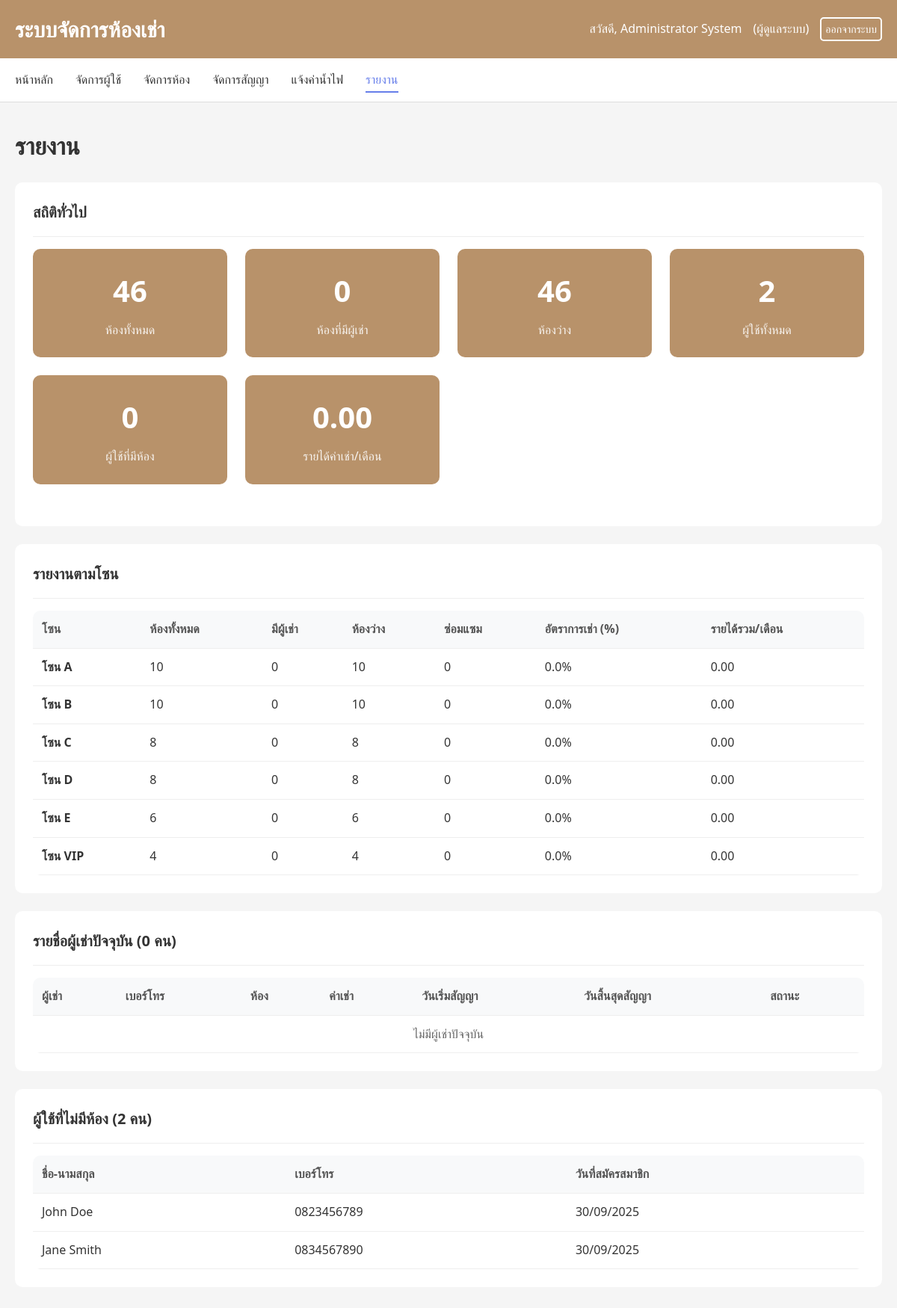
Screenshot of /pages/admin/reports.php (signed in) with the database file from the repository.
### tables this page shows
CREATE TABLE users (
    user_id INT AUTO_INCREMENT PRIMARY KEY,
    username VARCHAR(100) NOT NULL UNIQUE,
    password VARCHAR(255) NOT NULL,
    role ENUM('admin', 'user') DEFAULT 'user',
    first_name VARCHAR(100) NOT NULL,
    last_name VARCHAR(100) NOT NULL,
    phone VARCHAR(20),
    emergency_contact VARCHAR(20),
    status ENUM('active', 'inactive') DEFAULT 'active',
    has_room BOOLEAN DEFAULT FALSE,
    created_at TIMESTAMP DEFAULT CURRENT_TIMESTAMP,
    updated_at TIMESTAMP DEFAULT CURRENT_TIMESTAMP ON UPDATE CURRENT_TIMESTAMP
);

### includes/config.php (called while the page is built, shortened)
<?php
function h($string) {
    return htmlspecialchars($string, ENT_QUOTES, 'UTF-8');
}
function formatDate($date) {
    return date('d/m/Y', strtotime($date));
}
function formatMoney($amount) {
    return number_format($amount, 2) . '';
}
?>

### pages/admin/reports.php (the view, shortened to what this page needs)
<?php
require_once '../../includes/config.php';
try {
    $stmt = $pdo->query("SELECT COUNT(*) as total_rooms FROM rooms");
    $total_rooms = $stmt->fetchColumn();
    $stmt = $pdo->query("SELECT COUNT(*) as occupied_rooms FROM rooms WHERE status = 'occupied'");
    $occupied_rooms = $stmt->fetchColumn();
    $stmt = $pdo->query("SELECT COUNT(*) as total_users FROM users WHERE role = 'user' AND status = 'active'");
    $total_users = $stmt->fetchColumn();
    $stmt = $pdo->query("SELECT COUNT(*) as users_with_room FROM users WHERE role = 'user' AND has_room = 1 AND status = 'active'");
    $users_with_room = $stmt->fetchColumn();
    $stmt = $pdo->query("SELECT SUM(rental_price) as total_rental_income FROM contracts WHERE status = 'active'");
    $total_rental_income = $stmt->fetchColumn() ?: 0;
    $stmt = $pdo->query("
        SELECT z.zone_name,
               COUNT(r.room_id) as total_rooms,
               SUM(CASE WHEN r.status = 'occupied' THEN 1 ELSE 0 END) as occupied_rooms,
               SUM(CASE WHEN r.status = 'available' THEN 1 ELSE 0 END) as available_rooms,
               SUM(CASE WHEN r.status = 'maintenance' THEN 1 ELSE 0 END) as maintenance_rooms,
               COALESCE(SUM(c.rental_price), 0) as zone_income
        FROM zones z
        LEFT JOIN rooms r ON z.zone_id = r.zone_id
        LEFT JOIN contracts c ON r.room_id = c.room_id AND c.status = 'active'
        GROUP BY z.zone_id, z.zone_name
        ORDER BY z.zone_name
    ");
    $zone_stats = $stmt->fetchAll();
    $stmt = $pdo->query("
        SELECT CONCAT(u.first_name, ' ', u.last_name) as tenant_name,
               u.phone,
               CONCAT(z.zone_name, '-', r.room_number) as room_name,
               c.rental_price,
               c.start_date,
               c.end_date,
               DATEDIFF(c.end_date, CURDATE()) as days_left
        FROM contracts c
        JOIN users u ON c.user_id = u.user_id
        JOIN rooms r ON c.room_id = r.room_id
        JOIN zones z ON r.zone_id = z.zone_id
        WHERE c.status = 'active'
        ORDER BY z.zone_name, r.room_number
    ");
    $current_tenants = $stmt->fetchAll();
    $stmt = $pdo->query("
        SELECT CONCAT(first_name, ' ', last_name) as user_name,
               phone,
               created_at
        FROM users
        WHERE role = 'user' AND has_room = 0 AND status = 'active'
        ORDER BY created_at DESC
    ");
    $users_without_room = $stmt->fetchAll();
} catch (PDOException $e) {
    $error_message = 'เกิดข้อผิดพลาดในการโหลดข้อมูล: ' . $e->getMessage();
}
require_once '../../includes/header.php';
?>
<h1 class="page-title">รายงาน</h1>
<div class="card">
    <div class="card-header">
        <h2 class="card-title">สถิติทั่วไป</h2>
    </div>
    <div class="stats-grid">
        <div class="stat-card">
            <div class="stat-number"><?php echo $total_rooms; ?></div>
            <div class="stat-label">ห้องทั้งหมด</div>
        </div>
        <div class="stat-card">
            <div class="stat-number"><?php echo $occupied_rooms; ?></div>
            <div class="stat-label">ห้องที่มีผู้เช่า</div>
        </div>
        <div class="stat-card">
            <div class="stat-number"><?php echo ($total_rooms - $occupied_rooms); ?></div>
            <div class="stat-label">ห้องว่าง</div>
        </div>
        <div class="stat-card">
            <div class="stat-number"><?php echo $total_users; ?></div>
            <div class="stat-label">ผู้ใช้ทั้งหมด</div>
        </div>
        <div class="stat-card">
            <div class="stat-number"><?php echo $users_with_room; ?></div>
            <div class="stat-label">ผู้ใช้ที่มีห้อง</div>
        </div>
        <div class="stat-card">
            <div class="stat-number"><?php echo formatMoney($total_rental_income); ?></div>
            <div class="stat-label">รายได้ค่าเช่า/เดือน</div>
        </div>
    </div>
</div>
<div class="card">
    <div class="card-header">
        <h2 class="card-title">รายงานตามโซน</h2>
    </div>
    <div class="table-container">
        <table>
            <thead>
                <tr>
                    <th>โซน</th>
                    <th>ห้องทั้งหมด</th>
                    <th>มีผู้เช่า</th>
                    <th>ห้องว่าง</th>
                    <th>ซ่อมแซม</th>
                    <th>อัตราการเช่า (%)</th>
                    <th>รายได้รวม/เดือน</th>
                </tr>
            </thead>
            <tbody>
                <?php foreach ($zone_stats as $zone): ?>
                <tr>
                    <td><strong>โซน <?php echo h($zone['zone_name']); ?></strong></td>
                    <td><?php echo $zone['total_rooms']; ?></td>
                    <td><?php echo $zone['occupied_rooms']; ?></td>
                    <td><?php echo $zone['available_rooms']; ?></td>
                    <td><?php echo $zone['maintenance_rooms']; ?></td>
                    <td>
                        <?php
                        $occupancy_rate = $zone['total_rooms'] > 0 ? ($zone['occupied_rooms'] / $zone['total_rooms']) * 100 : 0;
                        echo number_format($occupancy_rate, 1) . '%';
                        ?>
                    </td>
                    <td><?php echo formatMoney($zone['zone_income']); ?></td>
                </tr>
                <?php endforeach; ?>
            </tbody>
        </table>
    </div>
</div>
<div class="card">
    <div class="card-header">
        <h2 class="card-title">รายชื่อผู้เช่าปัจจุบัน (<?php echo count($current_tenants); ?> คน)</h2>
    </div>
    <div class="table-container">
        <table>
            <thead>
                <tr>
                    <th>ผู้เช่า</th>
                    <th>เบอร์โทร</th>
                    <th>ห้อง</th>
                    <th>ค่าเช่า</th>
                    <th>วันเริ่มสัญญา</th>
                    <th>วันสิ้นสุดสัญญา</th>
                    <th>สถานะ</th>
                </tr>
            </thead>
            <tbody>
                <?php if (empty($current_tenants)): ?>
                <tr>
                    <td colspan="7" style="text-align: center; color: #666;">ไม่มีผู้เช่าปัจจุบัน</td>
                </tr>
                <?php endif; ?>
            </tbody>
        </table>
    </div>
</div>
<div class="card">
    <div class="card-header">
        <h2 class="card-title">ผู้ใช้ที่ไม่มีห้อง (<?php echo count($users_without_room); ?> คน)</h2>
    </div>
    <div class="table-container">
        <table>
            <thead>
                <tr>
                    <th>ชื่อ-นามสกุล</th>
                    <th>เบอร์โทร</th>
                    <th>วันที่สมัครสมาชิก</th>
                </tr>
            </thead>
            <tbody>
                <?php if (empty($users_without_room)): ?>
                <tr>
                    <td colspan="3" style="text-align: center; color: #666;">ไม่มีผู้ใช้ที่ไม่มีห้อง</td>
                </tr>
                <?php else: ?>
                    <?php foreach ($users_without_room as $user): ?>
                    <tr>
                        <td><?php echo h($user['user_name']); ?></td>
                        <td><?php echo h($user['phone']); ?></td>
                        <td><?php echo formatDate($user['created_at']); ?></td>
                    </tr>
                    <?php endforeach; ?>
                <?php endif; ?>
            </tbody>
        </table>
    </div>
</div>

### assets/css/style.css (style rules this page uses)
* { margin: 0; padding: 0; box-sizing: border-box; }
body { font-family: "Segoe UI", Tahoma, Geneva, Verdana, sans-serif; background-color: #f5f5f5; color: #333; line-height: 1.6; }
.page-title { font-size: 2rem; font-weight: 700; margin-bottom: 1.5rem; color: #333; }
.card { background: white; border-radius: 10px; padding: 1.5rem; margin-bottom: 1.5rem; }
.card-header { border-bottom: 1px solid #eee; padding-bottom: 1rem; margin-bottom: 1rem; }
.card-title { font-size: 1.25rem; font-weight: 600; color: #333; }
.table-container { overflow-x: auto; background: white; border-radius: 10px; }
table { width: 100%; border-collapse: collapse; }
th, td { padding: 12px; text-align: left; border-bottom: 1px solid #eee; }
th { background-color: #f8f9fa; font-weight: 600; color: #555; }
.stats-grid { display: grid; grid-template-columns: repeat(auto-fit, minmax(250px, 1fr)); gap: 1.5rem; margin-bottom: 2rem; }
.stat-card { background: #b8926a; color: white; padding: 1.5rem; border-radius: 10px; text-align: center; }
.stat-number { font-size: 2.5rem; font-weight: 700; margin-bottom: 0.5rem; }
.stat-label { font-size: 1rem; opacity: 0.9; }

### rows the page displays
users: user_name "John Doe", phone "0823456789", created_at "30/09/2025"
users: user_name "Jane Smith", phone "0834567890", created_at "30/09/2025"

### other values shown
SITE_NAME "ระบบจัดการห้องเช่า"
$_SESSION['first_name'] . ' ' . $_SESSION['last_name'] "Administrator System"
$total_rooms "46"
$occupied_rooms "0"
$total_rooms - $occupied_rooms "46"
$total_users "2"
$users_with_room "0"
formatMoney($total_rental_income) "0.00"
$zone['zone_name'] "A"
$zone['total_rooms'] "10"
$zone['occupied_rooms'] "0"
$zone['available_rooms'] "10"
$zone['maintenance_rooms'] "0"
$occupancy_rate "0.0"
formatMoney($zone['zone_income']) "0.00"
